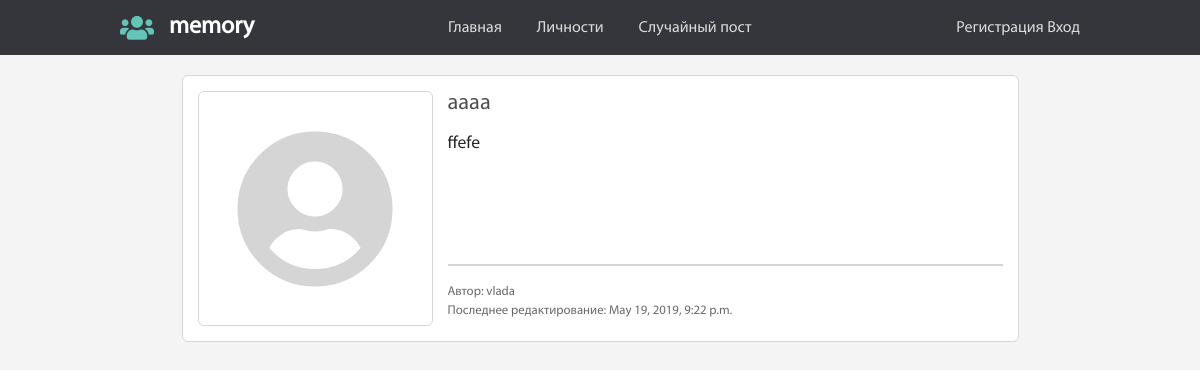
The page /random_post/ on the database its author committed.
### mysite/models.py (models this page shows, shortened)
class Post(models.Model):
    email = models.EmailField(verbose_name="email", db_index=True, blank=True)
    name = models.ForeignKey(User, on_delete=models.CASCADE, verbose_name="Имя", db_index=True, blank=True)
    second_name = models.CharField(verbose_name="Фамилия", max_length=150, db_index=True, blank=True)
    title = models.CharField(verbose_name="Заголовок", max_length=500, blank=True)
    preview = models.CharField(verbose_name= "Тизер", max_length=500, blank=True, db_index=True)
    text_post = MarkdownxField(verbose_name= "Текст поста", blank=True, db_index=True)
    CHOICE_TO_STAR = (
        (True, 'Пост известной личности'),
        (False, 'Пост обычного пользователя'),
    )
    star = models.BooleanField(verbose_name="Настройка поста", choices=CHOICE_TO_STAR, default=False)
    date_pub = models.DateTimeField(verbose_name="Дата публикации", auto_now_add=True)
    date_modified = models.DateTimeField(verbose_name="Последнее изменение", auto_now=True)
    pictures = models.CharField(verbose_name="Ссылка на картинку", max_length=500, blank=True)
    class Meta:
        ordering = ["-date_modified"]
    def text_post_markdown(self):
        return markdownify(self.text_post)
    def get_preview(self):
        if not self.preview:
            return markdownify(self.text_post[:501]+"...")
        else:
            return self.preview
    def __str__(self):
        return self.title

### mysite/views.py (the view)
# urls.py: url(r'^random_post/$', v.random_post, name='random_post')
def random_post(request):
    items = Post.objects.all()
    random_item = random.choice(items)
    return render(request, 'mysite/random_post.html', context={'random_object': random_item})

### mysite/templates/mysite/random_post.html (shortened to what this page needs)
{% extends 'mysite/base_page.html' %}
{% load staticfiles %}
{% block css %}
  <link rel="stylesheet" href="{% static 'css/post.css' %}">
{% endblock %}
{% block content %}
<aside class="post">
  <section class="post__img">
    <i class="fas fa-user-circle"></i>
  </section>
  <section class="post__info">
    <h3>{{ random_object }}</h3>
    <p class="post__prev">{{ random_object.get_preview }}</p>
    <hr>
    <div class="post__nav">
      <div class="post__addition">
        <span>Автор: {{random_object.name}} {{ random_object.second_name }}</span></br>
        <span>Последнее редактирование: {{ random_object.date_modified }}</span>
      </div>
    </div>
  </section>
</aside>
{% endblock %}

### static/css/base.css (style rules this page uses)
:root { --izumrud: #64c4b8; }
body { background: #f4f4f4; font-family: "MyriadProRegular"; }

### mysite/static/css/post.css (style rules this page uses)
.post { position: relative; background: #FFF; border-radius: 6px; border: 1px #d6d6d6 solid; padding: 15px; width: 90%; display: flex; flex-flow: row wrap; margin: 0 auto; margin-bottom: 15px; }
.post__img { display: block; min-width: 235px; height: 235px; margin-right: 15px; border: 1px #d6d6d6 solid; border-radius: 6px; }
.post__img .fas { font-size: 10rem; display: flex; justify-content: center; align-items: center; height: 100%; color: #d5d5d5; }
.post__info { display: block; width: auto; flex: 1; }
.post__info h3 { color: #4f4f4f; margin-bottom: 15px; font-size: 1.4rem; }
.post__prev { font-size: 1.1rem; line-height: normal; height: 49%; overflow: hidden; }
.post__info hr { border: 1px #d6d6d6 solid; }
.post__nav { display: flex; justify-content: space-between; }
.post__addition { font-size: .8rem; color: #6b6b6b; }

### rows shown on the page
Post: title "аааа", get_preview "ffefe", name "vlada", date_modified "May 19, 2019, 9:22 p.m."
